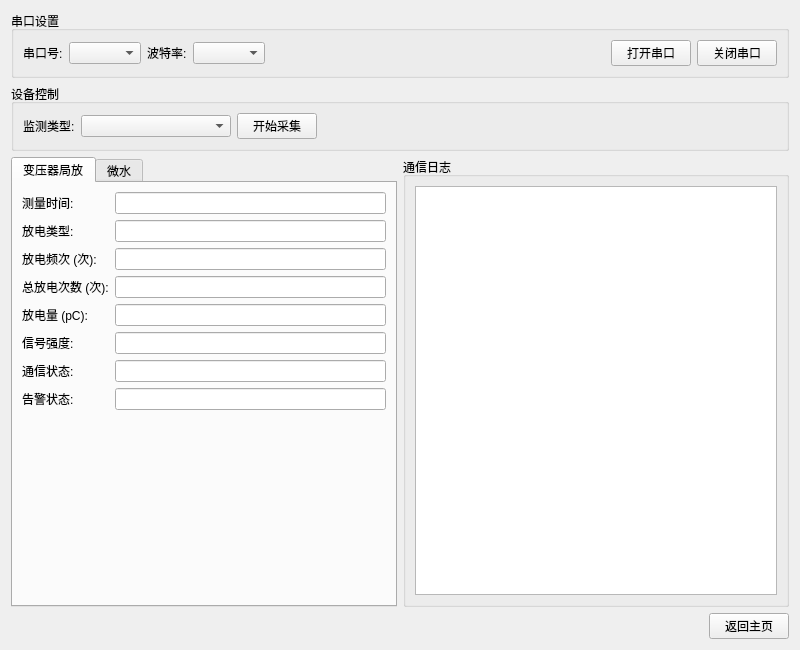
<?xml version="1.0" encoding="UTF-8"?>
<ui version="4.0">
 <class>GenericDeviceWidget</class>
 <widget class="QWidget" name="GenericDeviceWidget">
  <property name="geometry">
   <rect>
    <x>0</x>
    <y>0</y>
    <width>800</width>
    <height>650</height>
   </rect>
  </property>
  <property name="windowTitle">
   <string>通用设备监测</string>
  </property>
  <layout class="QVBoxLayout" name="verticalLayout_3">
   <item>
    <widget class="QGroupBox" name="groupBox">
     <property name="title">
      <string>串口设置</string>
     </property>
     <layout class="QHBoxLayout" name="horizontalLayout">
      <item>
       <widget class="QLabel" name="label">
        <property name="text">
         <string>串口号:</string>
        </property>
       </widget>
      </item>
      <item>
       <widget class="QComboBox" name="portComboBox"/>
      </item>
      <item>
       <widget class="QLabel" name="label_2">
        <property name="text">
         <string>波特率:</string>
        </property>
       </widget>
      </item>
      <item>
       <widget class="QComboBox" name="baudComboBox"/>
      </item>
      <item>
       <spacer name="horizontalSpacer">
        <property name="orientation">
         <enum>Qt::Horizontal</enum>
        </property>
        <property name="sizeHint" stdset="0">
         <size>
          <width>40</width>
          <height>20</height>
         </size>
        </property>
       </spacer>
      </item>
      <item>
       <widget class="QPushButton" name="openPortButton">
        <property name="text">
         <string>打开串口</string>
        </property>
       </widget>
      </item>
      <item>
       <widget class="QPushButton" name="closePortButton">
        <property name="text">
         <string>关闭串口</string>
        </property>
       </widget>
      </item>
     </layout>
    </widget>
   </item>
   <item>
    <widget class="QGroupBox" name="groupBox_2">
     <property name="title">
      <string>设备控制</string>
     </property>
     <layout class="QHBoxLayout" name="horizontalLayout_2">
      <item>
       <widget class="QLabel" name="label_3">
        <property name="text">
         <string>监测类型:</string>
        </property>
       </widget>
      </item>
      <item>
       <widget class="QComboBox" name="deviceComboBox">
        <property name="minimumSize">
         <size>
          <width>150</width>
          <height>0</height>
         </size>
        </property>
       </widget>
      </item>
      <item>
       <widget class="QPushButton" name="startButton">
        <property name="text">
         <string>开始采集</string>
        </property>
       </widget>
      </item>
      <item>
       <spacer name="horizontalSpacer_2">
        <property name="orientation">
         <enum>Qt::Horizontal</enum>
        </property>
        <property name="sizeHint" stdset="0">
         <size>
          <width>479</width>
          <height>20</height>
         </size>
        </property>
       </spacer>
      </item>
     </layout>
    </widget>
   </item>
   <item>
    <layout class="QGridLayout" name="gridLayout_4">
     <item row="0" column="0">
      <widget class="QTabWidget" name="tabWidget">
       <property name="currentIndex">
        <number>0</number>
       </property>
       <widget class="QWidget" name="pdTab">
        <attribute name="title">
         <string>变压器局放</string>
        </attribute>
        <layout class="QFormLayout" name="formLayout">
         <item row="0" column="0">
          <widget class="QLabel" name="label_4">
           <property name="text">
            <string>测量时间:</string>
           </property>
          </widget>
         </item>
         <item row="0" column="1">
          <widget class="QLineEdit" name="pdTimeLineEdit"/>
         </item>
         <item row="1" column="0">
          <widget class="QLabel" name="label_5">
           <property name="text">
            <string>放电类型:</string>
           </property>
          </widget>
         </item>
         <item row="1" column="1">
          <widget class="QLineEdit" name="pdTypeLineEdit"/>
         </item>
         <item row="2" column="0">
          <widget class="QLabel" name="label_6">
           <property name="text">
            <string>放电频次 (次):</string>
           </property>
          </widget>
         </item>
         <item row="2" column="1">
          <widget class="QLineEdit" name="pdFreqLineEdit"/>
         </item>
         <item row="3" column="0">
          <widget class="QLabel" name="label_7">
           <property name="text">
            <string>总放电次数 (次):</string>
           </property>
          </widget>
         </item>
         <item row="3" column="1">
          <widget class="QLineEdit" name="pdTotalLineEdit"/>
         </item>
         <item row="4" column="0">
          <widget class="QLabel" name="label_8">
           <property name="text">
            <string>放电量 (pC):</string>
           </property>
          </widget>
         </item>
         <item row="4" column="1">
          <widget class="QLineEdit" name="pdAmountLineEdit"/>
         </item>
         <item row="5" column="0">
          <widget class="QLabel" name="label_9">
           <property name="text">
            <string>信号强度:</string>
           </property>
          </widget>
         </item>
         <item row="5" column="1">
          <widget class="QLineEdit" name="pdStrengthLineEdit"/>
         </item>
         <item row="6" column="0">
          <widget class="QLabel" name="label_10">
           <property name="text">
            <string>通信状态:</string>
           </property>
          </widget>
         </item>
         <item row="6" column="1">
          <widget class="QLineEdit" name="pdCommStatusLineEdit"/>
         </item>
         <item row="7" column="0">
          <widget class="QLabel" name="label_11">
           <property name="text">
            <string>告警状态:</string>
           </property>
          </widget>
         </item>
         <item row="7" column="1">
          <widget class="QLineEdit" name="pdAlarmStatusLineEdit"/>
         </item>
        </layout>
       </widget>
       <widget class="QWidget" name="mwTab">
        <attribute name="title">
         <string>微水</string>
        </attribute>
        <layout class="QFormLayout" name="formLayout_2">
         <item row="0" column="0">
          <widget class="QLabel" name="label_12">
           <property name="text">
            <string>测量时间:</string>
           </property>
          </widget>
         </item>
         <item row="0" column="1">
          <widget class="QLineEdit" name="mwTimeLineEdit"/>
         </item>
         <item row="1" column="0">
          <widget class="QLabel" name="label_13">
           <property name="text">
            <string>温度 (°C):</string>
           </property>
          </widget>
         </item>
         <item row="1" column="1">
          <widget class="QLineEdit" name="mwTempLineEdit"/>
         </item>
         <item row="2" column="0">
          <widget class="QLabel" name="label_14">
           <property name="text">
            <string>压力 (MPa):</string>
           </property>
          </widget>
         </item>
         <item row="2" column="1">
          <widget class="QLineEdit" name="mwPressureLineEdit"/>
         </item>
         <item row="3" column="0">
          <widget class="QLabel" name="label_15">
           <property name="text">
            <string>密度 (kg/m³):</string>
           </property>
          </widget>
         </item>
         <item row="3" column="1">
          <widget class="QLineEdit" name="mwDensityLineEdit"/>
         </item>
         <item row="4" column="0">
          <widget class="QLabel" name="label_16">
           <property name="text">
            <string>微水 (ppmV):</string>
           </property>
          </widget>
         </item>
         <item row="4" column="1">
          <widget class="QLineEdit" name="mwMicroWaterLineEdit"/>
         </item>
         <item row="5" column="0">
          <widget class="QLabel" name="label_17">
           <property name="text">
            <string>露点 (°C):</string>
           </property>
          </widget>
         </item>
         <item row="5" column="1">
          <widget class="QLineEdit" name="mwDewPointLineEdit"/>
         </item>
         <item row="6" column="0">
          <widget class="QLabel" name="label_18">
           <property name="text">
            <string>通信状态:</string>
           </property>
          </widget>
         </item>
         <item row="6" column="1">
          <widget class="QLineEdit" name="mwCommStatusLineEdit"/>
         </item>
         <item row="7" column="0">
          <widget class="QLabel" name="label_19">
           <property name="text">
            <string>告警状态:</string>
           </property>
          </widget>
         </item>
         <item row="7" column="1">
          <widget class="QLineEdit" name="mwAlarmStatusLineEdit"/>
         </item>
        </layout>
       </widget>
      </widget>
     </item>
     <item row="0" column="1">
      <widget class="QGroupBox" name="groupBox_3">
       <property name="title">
        <string>通信日志</string>
       </property>
       <layout class="QVBoxLayout" name="verticalLayout_2">
        <item>
         <widget class="QPlainTextEdit" name="logTextEdit"/>
        </item>
       </layout>
      </widget>
     </item>
    </layout>
   </item>
   <!-- 新增返回按钮 -->
   <item>
      <layout class="QHBoxLayout" name="horizontalLayout_3">
       <item>
        <spacer name="horizontalSpacer_3">
         <property name="orientation">
          <enum>Qt::Horizontal</enum>
         </property>
         <property name="sizeHint" stdset="0">
          <size>
           <width>40</width>
           <height>20</height>
          </size>
         </property>
        </spacer>
       </item>
       <item>
        <widget class="QPushButton" name="returnButton">
         <property name="text">
          <string>返回主页</string>
         </property>
        </widget>
       </item>
      </layout>
     </item>
  </layout>
 </widget>
 <resources/>
 <connections/>
</ui>
